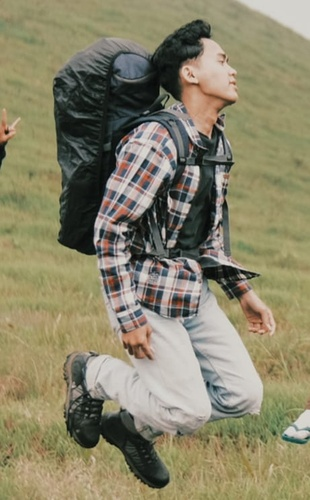
#> input picture solo.jpg, 310 x 500 px, shrunk from 461 x 742 before the run
$ jupyter execute 6.TemplateMatching.ipynb
#> lines starting #> are read from the running program, lines starting #| are printed output that depends on the picture; after the words box and inside, x2 and y2 are one past the last pixel; in counts of white or black regions, pixels touching at a corner belong together
[cell 1]
# tampilkan kedua gambar
import cv2
from matplotlib import pyplot as plt

# panggil dan konversi warna agar sesuai dengan Matplotlib
einstein = cv2.imread('solo.jpg')
#> einstein is the input picture: shape (500, 310, 3); mean B, G, R 105.8, 132.1, 137.6
einstein = cv2.cvtColor(einstein, cv2.COLOR_BGR2RGB) # simpan dengan nama yang sama = ditumpuk

# panggil dan konversi warna agar sesuai dengan Matplotlib
solvay = cv2.imread('squad.jpg')
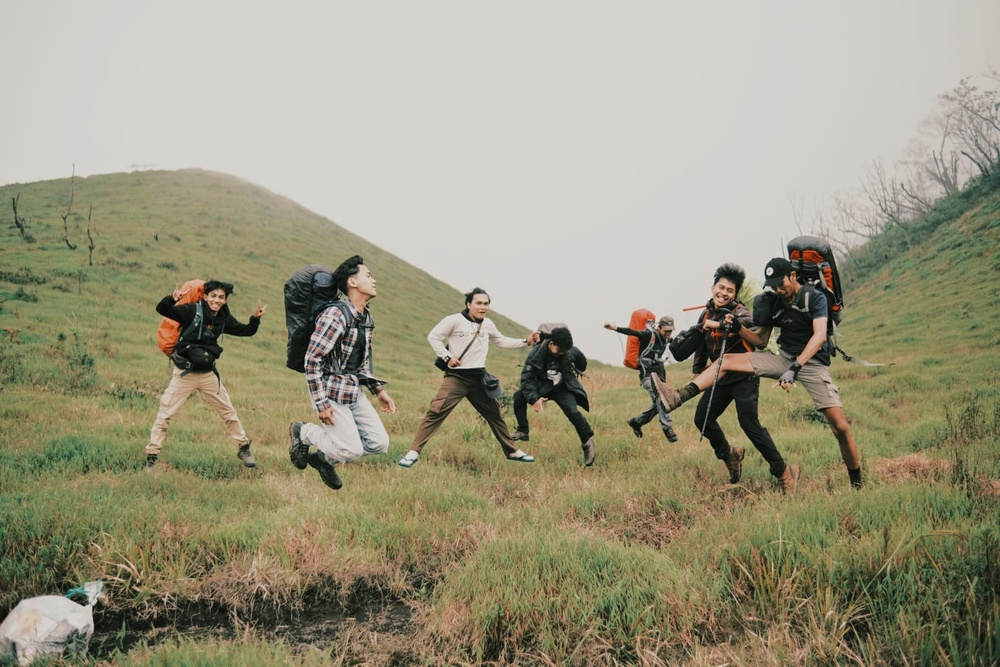
#> input picture squad.jpg, 1000 x 667 px, shrunk from 1485 x 990 before the run
#> solvay is the input picture: shape (667, 1000, 3); mean B, G, R 127.6, 150.5, 154.7
solvay = cv2.cvtColor(solvay, cv2.COLOR_BGR2RGB)

plt.subplot(121),plt.imshow(einstein), plt.title('Einstein')
plt.subplot(122),plt.imshow(solvay), plt.title('Solvay Conference 1927')
plt.show()
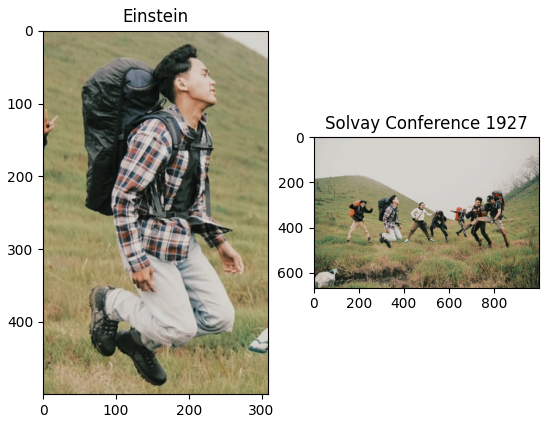
#> figure drawn by matplotlib, 2 panels

[cell 2]
import cv2
import numpy as np
from matplotlib import pyplot as plt

img = cv2.imread('squad.jpg',0)
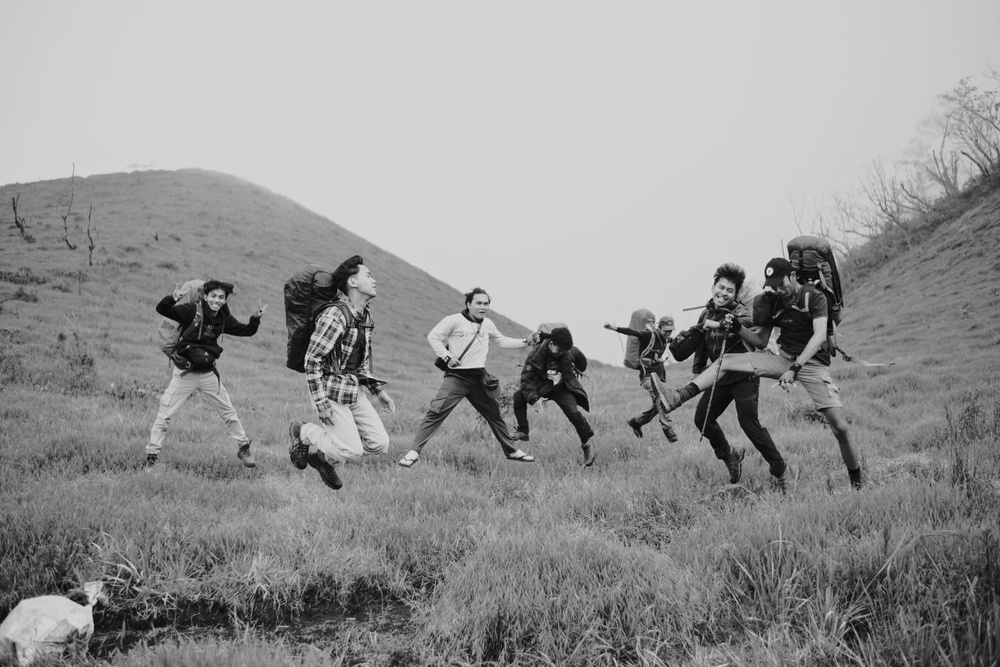
#> img: shape (667, 1000); min 0, max 225, mean 149.2
img2 = img.copy()
template = cv2.imread('solo.jpg',0)
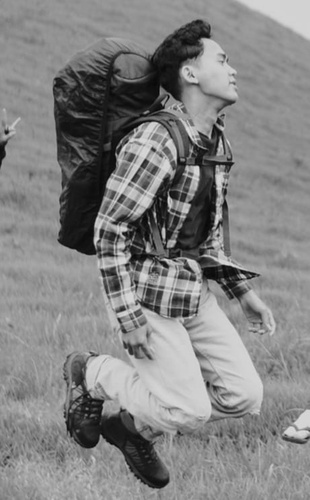
#> template: shape (500, 310); min 2, max 223, mean 130.8
w, h = template.shape[::-1]
#> w = 310; h = 500

# All the 6 methods for comparison in a list
methods = ['cv2.TM_CCOEFF', 'cv2.TM_CCOEFF_NORMED', 'cv2.TM_CCORR',
           'cv2.TM_CCORR_NORMED', 'cv2.TM_SQDIFF', 'cv2.TM_SQDIFF_NORMED']

# perbesar ukuran hasil plotting
plt.rcParams["figure.figsize"] = (15,15)

for met in methods:
    img = img2.copy()
    method = eval(met)

# menggunakan template matching
res = cv2.matchTemplate(img,template,method)
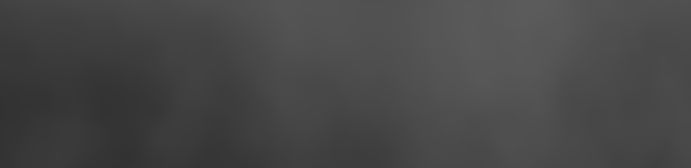
#> res: shape (168, 691) float32; min 0.199, max 0.36, mean 0.28

# mencari ukuran citra template untuk menggambar kotak
min_val, max_val, min_loc, max_loc = cv2.minMaxLoc(res)
#> min_val = 0.199; max_val = 0.36; min_loc = (127, 160); max_loc = (524, 0)

# metode TM_SQDIFF dan TM_SQDIFF_NORMED menggunakan persamaan yang sedikit berbeda
# sehingga dibuatkan fungsi khusus untuk mengambil nilai minimum
if method in [cv2.TM_SQDIFF, cv2.TM_SQDIFF_NORMED]:
    top_left = min_loc
#> top_left = (127, 160)
else:
    top_left = max_loc
bottom_right = (top_left[0] + w, top_left[1] + h)
#> bottom_right = (437, 660)

# buat persegi pada lokasi yang ditemukan
cv2.rectangle(img, top_left, bottom_right, 255, 2) # 2 adalah ketebalan garis kotak
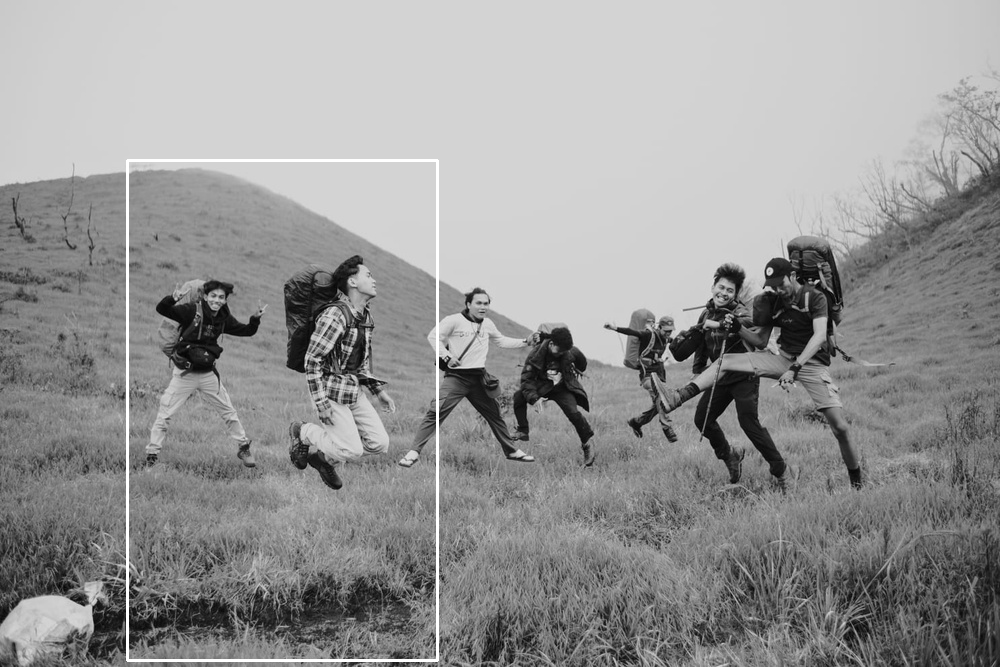
#> img: shape (667, 1000); 0.73% of pixels changed, all inside (x1, y1, x2, y2) = (126, 159, 439, 662)

print("hasil metode", met, ": " )
#| hasil metode cv2.TM_SQDIFF_NORMED :
plt.subplot(121),plt.imshow(res,cmap = 'gray')
plt.title('Hasil matching'), plt.xticks([]), plt.yticks([])
plt.subplot(122),plt.imshow(img,cmap = 'gray')
plt.title('Lokasi terdeteksi'), plt.xticks([]), plt.yticks([])
plt.show()
